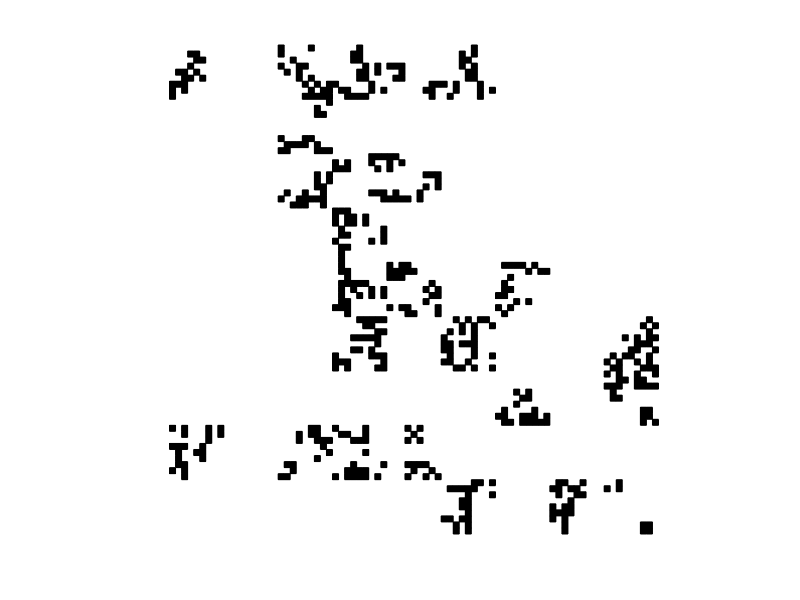

This chart was generated by the following MATLAB code: (Note: this script raises an error after producing the figure.)
% A simple script to plot self-affine sets by iterating polygons
% Zhou Feng @ 2020-10-12
clc, clf, clear
tic

%% settings
p = 0.5; % percolation rate
numItrs = 4; % iteration time

% carpet setup
hh = [1/3 1/3 1/3]; % horizontal partition
vv = [1/3 1/3 1/3]; % vertical partition

% plot settings
shouldNested = false;
showTitle = false;
alphaFaces = 1;
fixAxisRatio = true;
shouldFill = true;
allBlack = false;
finalBlack = true;
finalFaceColor = 'k';
finalEdgeColor = 'k';
% grid
showGrid = false;
widthGrid = 0.05;

%% defaults
% select positions
Bar_select = ones(length(vv), length(hh));
% generate the IFS
Bar_mat = flipud(Bar_select);
[oneRows, oneCols] = find(Bar_mat > 0);
Bar_size = length(oneRows);
linearMats = cell(1, Bar_size);
translations = cell(1, Bar_size);
for i = 1:Bar_size
    linearMats{i} = [hh(oneCols(i)) 0; 0 vv(oneRows(i))];
    translations{i} = [sum(hh(1:oneCols(i))) - hh(oneCols(i));...
        sum(vv(1:oneRows(i))) - vv(oneRows(i))];
end
shapeInit = [0 1 1 0;
             0 0 1 1];

% % Sierpinski gasket
% cRatio = 1/2;
% linearMats = cell(1, 3);
% for i = 1:3
%     linearMats{i} = cRatio * eye(2);
% end
% translations = {[0; 0], [cRatio; 0], [0; cRatio]};
% shapeInit = [0 1 0; 0 0 1];

%% error handling


isCompactible = false;

if length(linearMats) == length(translations)
    isCompactible = true;
end

if ~isCompactible
    error('Illegal settings. Dimensions of the parameters does not match!')
end

% generate params
spaceDim = 2;
numInitFaces = 1;
sizeIFS = length(linearMats);
numInitPts = size(shapeInit, 2);
shapeInitFaces = 1:numInitPts;

% colors
colorsRGB = {[0 0.4470 0.7410],...
    [0.8500 0.3250 0.0980],...
    [0.9290 0.6940 0.1250],...
    [0.4940 0.1840 0.5560],...
    [0.4660 0.6740 0.1880],...
    [0.3010 0.7450 0.9330],...
    [0.6350 0.0780 0.1840]};

%% Generate points
ptsInit = shapeInit;
ptsNow = ptsInit;
sizeNow = numInitPts;
ptsTotal = cell(numItrs + 1, 1);
ptsTotal{1} = ptsInit;

for levelNow = 1:numItrs
    % generate random selection
    numShapeNow = sizeNow / numInitPts;
    indxBirth = binornd(1, p, 1, numShapeNow * sizeIFS);
    numBirth = sum(indxBirth) * numInitPts;
    ptsTmp = zeros(spaceDim, numBirth);


    indxStart = 1;
    for indexFct = 1:sizeIFS
        indxShapeTmp = indxBirth((indexFct - 1) * numShapeNow + 1:indexFct * numShapeNow);
        % index of parent points
        indxPtsTmp = logical(kron(indxShapeTmp, [1, 1, 1, 1]));
        indxEnd = indxStart + sum(indxPtsTmp) - 1;
        % index of relative points
        indxSW = logical(kron(indxShapeTmp, [1 0 0 0]));
        indxSE = logical(kron(indxShapeTmp, [0 1 0 0]));
        indxNW = logical(kron(indxShapeTmp, [0 0 0 1]));
        % generate the offsprings
        ptsTmp(:, indxStart:indxEnd) = linearMats{indexFct} * ptsNow(:, indxPtsTmp) +...
            (eye(spaceDim) - linearMats{indexFct}) * kron(ptsNow(:, indxSW), [1, 1, 1, 1]) + ...
            [translations{indexFct}(1) * kron(ptsNow(1, indxSE)-ptsNow(1, indxSW), [1 1 1 1]);
            translations{indexFct}(2) * kron(ptsNow(2, indxNW)-ptsNow(2, indxSW), [1 1 1 1])];
        
        indxStart = indxEnd + 1;
    end

    ptsNow = ptsTmp;
    sizeNow = size(ptsNow, 2);

    ptsTotal{levelNow + 1} = ptsNow;
end

%% Plot
numShapes = sizeNow / numInitPts;

if shouldNested
    figure(1)
    for i = 1:numItrs+1
        sizeTmp = size(ptsTotal{i}, 2);
        numShapesTmp = sizeTmp / numInitPts;
        facesPlot = kron(ones(numShapesTmp, 1), shapeInitFaces) + ...
            kron((0:(numShapesTmp - 1))' * numInitPts, ones(numInitFaces, 1));
        if allBlack
            colorEdges = 'k';
        else
            colorEdges = colorsRGB{mod(i+6, length(colorsRGB))+1};
            if i == numItrs + 1 && finalBlack
                colorEdges = 'k';
            end
        end
        if i == numItrs + 1 && shouldFill
            if finalBlack
                colorFaces = 'k';
            else
                colorFaces = colorEdges;
            end
        else
            colorFaces = 'none';
        end
        patch('Faces', facesPlot, ...
            'Vertices', ptsTotal{i}', ...
            'FaceColor', colorFaces, ...
            'EdgeColor', colorEdges, ...
            'FaceAlpha', alphaFaces)
        hold on
    end
    set(gca, 'XColor', 'none', 'YColor', 'none')
    if showGrid
        grid on
        set(gca, 'xtick', min(shapeInit(1,:)):widthGrid:max(shapeInit(1,:)))
        set(gca, 'ytick', min(shapeInit(2,:)):widthGrid:max(shapeInit(2,:)))
    end
    if fixAxisRatio
        axis image
    end
    if showTitle
        title(['Iteration time = ', num2str(numItrs)], 'Interpreter', 'latex');
    end
else
    figure(1)
    for i = numItrs+1
        sizeTmp = size(ptsTotal{i}, 2);
        numShapesTmp = sizeTmp / numInitPts;
        facesPlot = kron(ones(numShapesTmp, 1), shapeInitFaces) + ...
            kron((0:(numShapesTmp - 1))' * numInitPts, ones(numInitFaces, 1));
        if allBlack
            colorEdges = 'k';
        else
            colorEdges = colorsRGB{mod(i+6, length(colorsRGB))+1};
        end
        if i == numItrs + 1 && shouldFill
            colorFaces = colorEdges;
        else
            colorFaces = 'none';
        end
        patch('Faces', facesPlot, ...
            'Vertices', ptsTotal{i}', ...
            'FaceColor', finalFaceColor, ...
            'EdgeColor', finalEdgeColor, ...
            'FaceAlpha', alphaFaces)
        hold on
    end
    set(gca, 'XColor', 'none', 'YColor', 'none')

    if showGrid
        grid on
        set(gca, 'xtick', min(shapeInit(1,:)):widthGrid:max(shapeInit(1,:)))
        set(gca, 'ytick', min(shapeInit(2,:)):widthGrid:max(shapeInit(2,:)))
    end
    if fixAxisRatio
        axis image
    end
    xlim([shapeInit(1, 1) shapeInit(1, 2)])
    ylim([shapeInit(2, 1) shapeInit(2, 4)])
    if showTitle
        title(['Iteration time = ', num2str(numItrs)], 'Interpreter', 'latex');
    end
end

%% Show param
countPtsTotal = sizeNow;
countShapesTotal = numShapes;
tableResults = table(countPtsTotal, countShapesTotal);
disp(tableResults)
